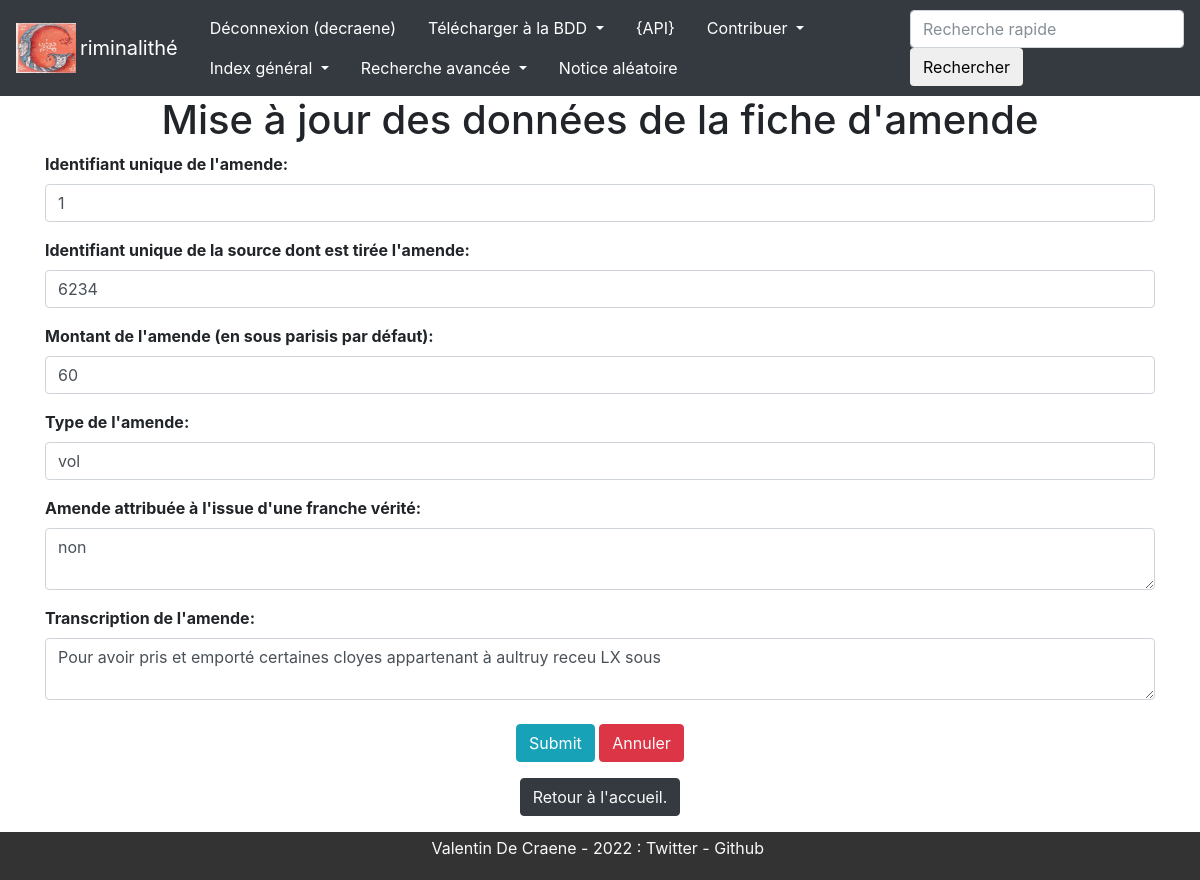
Page /amende/1/update (signed in) on the committed database.
### Criminalithe/app/modeles/utilisateurs.py (models this page shows, shortened)
class User(UserMixin, db.Model):
    user_id = db.Column(db.Integer, primary_key=True)
    user_nom = db.Column(db.Text)
    user_login = db.Column(db.Text)
    user_email = db.Column(db.Text)
    user_password = db.Column(db.Text)
    authorships = db.relationship("Authorship", back_populates="user")

### Criminalithe/app/modeles/donnees.py (models this page shows, shortened)
class Amendes(db.Model):
    amendes_id = db.Column(db.Integer, primary_key=True, unique=True, nullable=False, autoincrement=True)
    amendes_source_id = db.Column(db.Integer, db.ForeignKey("source.source_id"))
    amendes_montant = db.Column(db.Integer)
    amendes_type = db.Column(db.Text)
    amendes_franche_verite = db.Column(db.Text)
    amendes_transcription = db.Column(db.Text)
    amendes_personnes_id = db.Column(db.Integer, db.ForeignKey("personnes.personnes_amendes_id"))
    authorships = db.relationship("Authorship", back_populates="amende")
    justiciable = db.relationship("Personnes", foreign_keys="Personnes.personnes_amendes_id", backref="justiciable")
    source = db.relationship("Source", back_populates="amendes")

### Criminalithe/app/routes/generic.py (the view, shortened to what this page needs)
@app.route("/amende/<int:amendes_id>/update", methods=["GET", "POST"])
@login_required
def amende_update(amendes_id):
    mon_amende = Amendes.query.get(amendes_id)
    erreurs = []
    updated = False
    return render_template(
        "pages/amende_form_update.html",
        nom="Criminalithé",
        amende=mon_amende,
        erreurs=erreurs,
        updated=updated
    )

### Criminalithe/app/modeles/utilisateurs.py (called while the page is built)
@login.user_loader
def trouver_utilisateur_via_id(identifiant):
    return User.query.get(int(identifiant))

### Criminalithe/app/templates/pages/amende_form_update.html (shortened to what this page needs)
{% extends "conteneur.html" %}
{% block corps %}
    {% if amende %}
<h1 class="text-center"> Mise à jour des données de la fiche d'amende</h1>
    <form method="POST" action="{{ url_for('amende_update', amendes_id=amende.amendes_id)}}">
    	 <div class="mb-3">
		    <label for="amendes_id" class="form-label"><b>Identifiant unique de l'amende:</b></label>
		    <input type="text" name="amendes_id" class="form-control {% if 'amendes_id' in erreurs%}is-invalid{% endif %}" id="amendes_id" aria-describedby="amendes_id_help" value="{{amende.amendes_id}}" />
		  </div>
    	 <div class="mb-3">
		    <label for="amendes_source_id" class="form-label"><b>Identifiant unique de la source dont est tirée l'amende:</b></label>
		    <input type="text" name="amendes_source_id" class="form-control {% if 'amendes_source_id' in erreurs%}is-invalid{% endif %}" id="amendes_source_id" value="{{amende.amendes_source_id}}" />
		  </div>
    	 <div class="mb-3">
		    <label for="amendes_montant" class="form-label"><b>Montant de l'amende (en sous parisis par défaut):</b></label>
		    <input type="text" name="amendes_montant" class="form-control {% if 'amendes_montant' in erreurs %}is-invalid{% endif %}" id="amendes_montant" value="{{amende.amendes_montant}}" />
		  </div>
		 <div class="mb-3">
		    <label for="amendes_type" class="form-label"><b>Type de l'amende:</b></label>
		    <input type="text" name="amendes_type" class="form-control {% if 'amendes_type' in erreurs %}is-invalid{% endif %}" id="amendes_type" value="{{amende.amendes_type}}" />
		  </div>
    	 <div class="mb-3">
		    <label for="amendes_franche_verite" class="form-label"><b>Amende attribuée à l'issue d'une franche vérité:</b></label>
		    <textarea type="text" name="amendes_franche_verite" class="form-control {% if 'amendes_franche_verite' in erreurs%}is-invalid{% endif %}" id="amendes_franche_verite">{{amende.amendes_franche_verite}}</textarea>
		  </div>
        <div class="mb-3">
		    <label for="amendes_transcription" class="form-label"><b>Transcription de l'amende:</b></label>
		    <textarea name="amendes_transcription" class="form-control {% if 'amendes_transcription' in erreurs%}is-invalid{% endif %}" id="amendes_transcription">{{amende.amendes_transcription}}</textarea>
    </form>
<br/>
<p class="text-center">
<input type="submit" name="Modifier" class="btn btn-info" />
<button type="button" class="btn btn-danger">
    <a class="text-light" href="{{url_for('index_amendes')}}">Annuler</a></li>
</button>
</p>
    {% else %}
        <p>La base de données est en cours de constitution</p>
    {% endif %}
<p class="text-center">
<button type="button" class="btn btn-dark">
    <a class="text-light" href="{{url_for('accueil')}}">Retour à l'accueil.</a></li>
</button>
</p>
{% endblock %}

### Criminalithe/app/templates/conteneur.html (shortened to what this page needs)
<!DOCTYPE html>
<html>
    <head>
        {% include "partials/css.html" %}
    </head>
    <body>
      <nav class="navbar navbar-expand-md navbar-dark bg-dark justify-content-between">
        <a class="navbar-brand mr-1" href="{{ url_for('accueil') }}"><img class="nav nav-pills mr-0" src="{{url_for('static', filename='images/C.png')}}" width="60" height="50" alt=""/></a><p class="text-white nav mr-auto pl-ml-1"><a href="{{ url_for('accueil') }}" class="text-white display-5 navbar-brand">riminalithé</a></p>
        <ul class="nav nav-pills mr-auto">
            {% if not current_user.is_authenticated %}
              <li class="nav-item">
                <a class="nav-link text-white bg-dark" href="{{url_for('inscription')}}">Inscription</a>
              </li>
              <li class="nav-item">
                <a class="nav-link text-white bg-dark" href="{{url_for('connexion')}}">Connexion</a>
              </li>
            {% else %}
              <li class="nav-item">
                <a class="nav-link text-white bg-dark" href="{{url_for('deconnexion')}}">Déconnexion ({{current_user.user_nom}})</a>
              </li>
            {% endif %}
                <li class="nav-item dropdown text-white">
                    <a class="nav-link dropdown-toggle text-white" href="#" id="navbarDropdown" role="button" data-toggle="dropdown" aria-haspopup="true" aria-expanded="false">
              Télécharger à la BDD
                    </a>
                </li>
                <li class="nav-item">
                    <a class="nav-link text-white bg-dark" href="{{url_for('navigation_api')}}">{API}</a>
                </li>
                <li class="nav-item dropdown text-white">
                    <a class="nav-link dropdown-toggle text-white" href="#" id="navbarDropdown" role="button" data-toggle="dropdown" aria-haspopup="true" aria-expanded="false">
              Contribuer
                    </a>
                </li>
                <li class="nav-item dropdown text-white">
                    <a class="nav-link dropdown-toggle text-white" href="#" id="navbarDropdown" role="button" data-toggle="dropdown" aria-haspopup="true" aria-expanded="false">
                    Index général
                    </a>
                </li>
                <li class="nav-item dropdown text-white">
                    <a class="nav-link dropdown-toggle text-white" href="#" id="navbarDropdown" role="button" data-toggle="dropdown" aria-haspopup="true" aria-expanded="false">
                    Recherche avancée
                    </a>
                </li>
                <li class="nav-item">
                    <a class="nav-link text-white" href="{{url_for('aleatoire')}}">Notice aléatoire</a>
                </li>
        </ul>
        <form class="form-inline" action="{{url_for('recherche')}}" method="GET">
          <input class="form-control bg-grey text-dark" name="keyword" type="search" placeholder="Recherche rapide" aria-label="Recherche">
          <button class="btn btn-grey" type="submit">Rechercher</button>
        </form>
      </nav>
       <div class="container">
        <div class="row">
            <div class="col">
            {% block corps %}{% endblock %}
            </div>
        </div>
      </div>
    </body>
    <br>
    <br>
    <footer class="text-center text-dark fixed-bottom footer-transparent">
        <div class="text-center p-1" style="background-color: rgba(0, 0, 0, 0.8);">
            <p class="text-light">Valentin De Craene - 2022 : <a class="text-light"
        href="https://twitter.com/VDCrne" target="_blank"
        >Twitter</a> - <a class="text-light" href="https://github.com/ValentinDeCraene" target="_blank">Github</a>
            <a style="color: rgba(0, 0, 0, 0.8);" class="text-dark float-right" href="{{url_for('teapot')}}">  .</a></p>
        </div>
    </footer>
</html>

### rows in the picture
User: user_nom "decraene"
Amendes: amendes_id "1", amendes_source_id "6234", amendes_montant "60", amendes_type "vol", amendes_franche_verite "non", amendes_transcription "Pour avoir pris et emporté certaines cloyes appartenant à aultruy receu LX sous"
